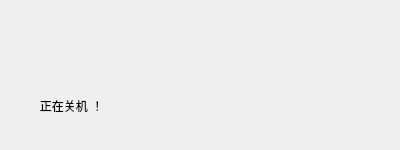
<?xml version="1.0" encoding="UTF-8"?>
<ui version="4.0">
 <class>Power_Off</class>
 <widget class="QWidget" name="Power_Off">
  <property name="geometry">
   <rect>
    <x>0</x>
    <y>0</y>
    <width>400</width>
    <height>150</height>
   </rect>
  </property>
  <property name="windowTitle">
   <string>Form</string>
  </property>
  <widget class="QLabel" name="label_note">
   <property name="geometry">
    <rect>
     <x>10</x>
     <y>80</y>
     <width>381</width>
     <height>51</height>
    </rect>
   </property>
   <property name="styleSheet">
    <string notr="true">font: 16pt &quot;Ubuntu&quot;;
background:transparent</string>
   </property>
   <property name="text">
    <string>         正在关机 ！</string>
   </property>
   <property name="scaledContents">
    <bool>false</bool>
   </property>
  </widget>
  <widget class="QLabel" name="label">
   <property name="geometry">
    <rect>
     <x>0</x>
     <y>0</y>
     <width>400</width>
     <height>150</height>
    </rect>
   </property>
   <property name="styleSheet">
    <string notr="true">background-image: url(:/new/prefix1/img/note.png);</string>
   </property>
   <property name="text">
    <string>      </string>
   </property>
  </widget>
  <zorder>label</zorder>
  <zorder>label_note</zorder>
 </widget>
 <resources/>
 <connections/>
</ui>
